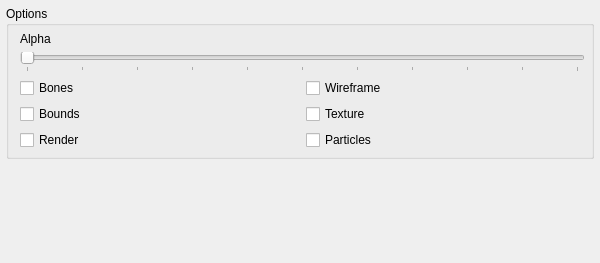
<?xml version="1.0" encoding="UTF-8"?>
<ui version="4.0">
 <class>RenderControlClass</class>
 <widget class="QWidget" name="RenderControlClass">
  <property name="geometry">
   <rect>
    <x>0</x>
    <y>0</y>
    <width>600</width>
    <height>263</height>
   </rect>
  </property>
  <property name="windowTitle">
   <string>RenderControl</string>
  </property>
  <layout class="QVBoxLayout" name="verticalLayout">
   <property name="leftMargin">
    <number>0</number>
   </property>
   <property name="topMargin">
    <number>0</number>
   </property>
   <property name="rightMargin">
    <number>0</number>
   </property>
   <property name="bottomMargin">
    <number>0</number>
   </property>
   <item>
    <widget class="QScrollArea" name="scrollArea">
     <property name="frameShape">
      <enum>QFrame::NoFrame</enum>
     </property>
     <property name="frameShadow">
      <enum>QFrame::Plain</enum>
     </property>
     <property name="widgetResizable">
      <bool>true</bool>
     </property>
     <widget class="QWidget" name="scrollAreaWidgetContents">
      <property name="geometry">
       <rect>
        <x>0</x>
        <y>0</y>
        <width>600</width>
        <height>263</height>
       </rect>
      </property>
      <layout class="QVBoxLayout" name="verticalLayout_2">
       <property name="leftMargin">
        <number>6</number>
       </property>
       <property name="topMargin">
        <number>6</number>
       </property>
       <property name="rightMargin">
        <number>6</number>
       </property>
       <property name="bottomMargin">
        <number>6</number>
       </property>
       <item>
        <widget class="QGroupBox" name="groupBoxRender">
         <property name="minimumSize">
          <size>
           <width>0</width>
           <height>150</height>
          </size>
         </property>
         <property name="autoFillBackground">
          <bool>false</bool>
         </property>
         <property name="title">
          <string>Options</string>
         </property>
         <property name="flat">
          <bool>false</bool>
         </property>
         <property name="checkable">
          <bool>false</bool>
         </property>
         <layout class="QVBoxLayout" name="verticalLayout_6">
          <property name="topMargin">
           <number>6</number>
          </property>
          <property name="rightMargin">
           <number>6</number>
          </property>
          <property name="bottomMargin">
           <number>6</number>
          </property>
          <item>
           <widget class="QLabel" name="labelAlpha">
            <property name="text">
             <string>Alpha</string>
            </property>
           </widget>
          </item>
          <item>
           <widget class="QSlider" name="horizontalSliderAlpha">
            <property name="maximum">
             <number>100</number>
            </property>
            <property name="orientation">
             <enum>Qt::Horizontal</enum>
            </property>
            <property name="tickPosition">
             <enum>QSlider::TicksBelow</enum>
            </property>
            <property name="tickInterval">
             <number>10</number>
            </property>
           </widget>
          </item>
          <item>
           <layout class="QGridLayout" name="gridLayout">
            <item row="0" column="0">
             <widget class="QCheckBox" name="checkBoxBones">
              <property name="text">
               <string>Bones</string>
              </property>
             </widget>
            </item>
            <item row="2" column="0">
             <widget class="QCheckBox" name="checkBoxBounds">
              <property name="text">
               <string>Bounds</string>
              </property>
             </widget>
            </item>
            <item row="0" column="1">
             <widget class="QCheckBox" name="checkBoxWireFrame">
              <property name="text">
               <string>Wireframe</string>
              </property>
             </widget>
            </item>
            <item row="2" column="1">
             <widget class="QCheckBox" name="checkBoxTexture">
              <property name="text">
               <string>Texture</string>
              </property>
             </widget>
            </item>
            <item row="3" column="0">
             <widget class="QCheckBox" name="checkBoxRender">
              <property name="text">
               <string>Render</string>
              </property>
             </widget>
            </item>
            <item row="3" column="1">
             <widget class="QCheckBox" name="checkBoxParticles">
              <property name="text">
               <string>Particles</string>
              </property>
             </widget>
            </item>
           </layout>
          </item>
         </layout>
        </widget>
       </item>
       <item>
        <spacer name="verticalSpacer">
         <property name="orientation">
          <enum>Qt::Vertical</enum>
         </property>
         <property name="sizeHint" stdset="0">
          <size>
           <width>20</width>
           <height>40</height>
          </size>
         </property>
        </spacer>
       </item>
      </layout>
     </widget>
    </widget>
   </item>
  </layout>
 </widget>
 <layoutdefault spacing="6" margin="11"/>
 <resources/>
 <connections/>
</ui>
